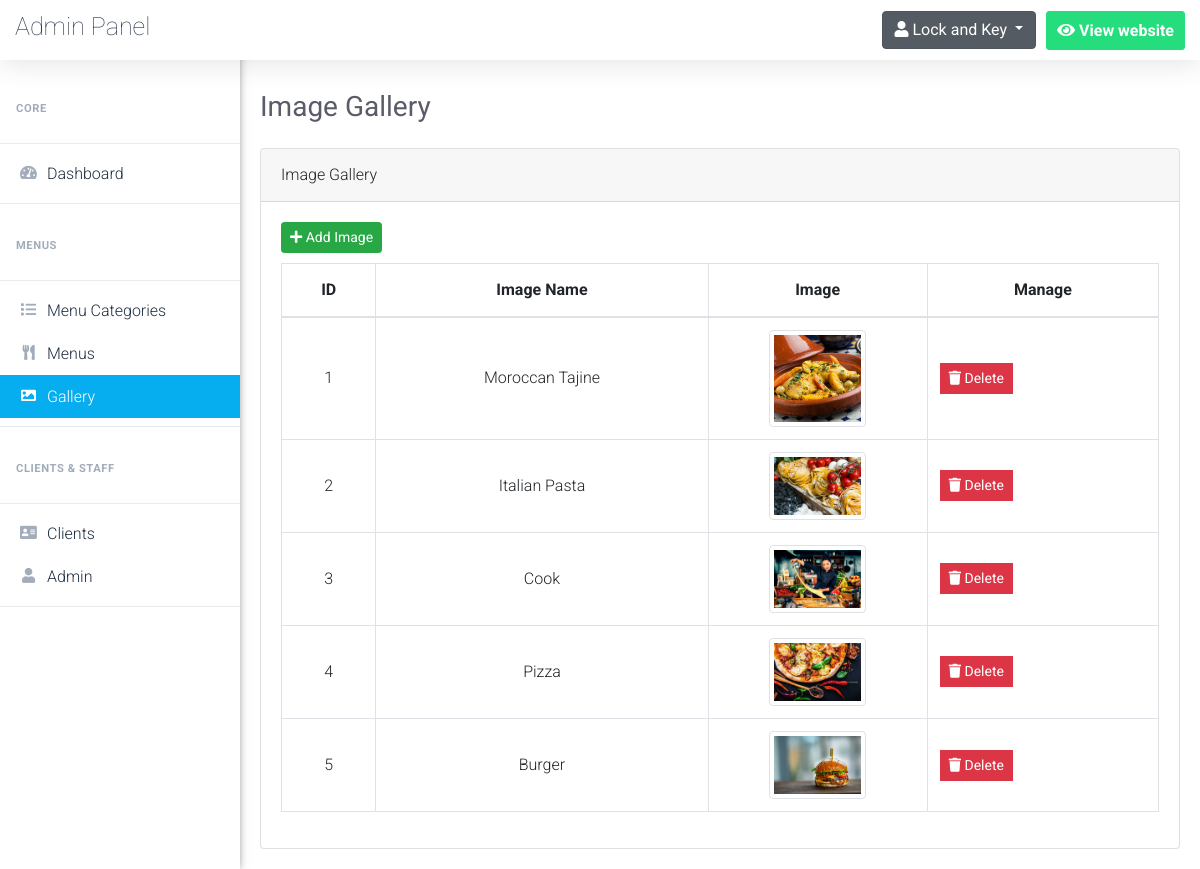
The page /admin/gallery.php (signed in) on the database as committed earlier.
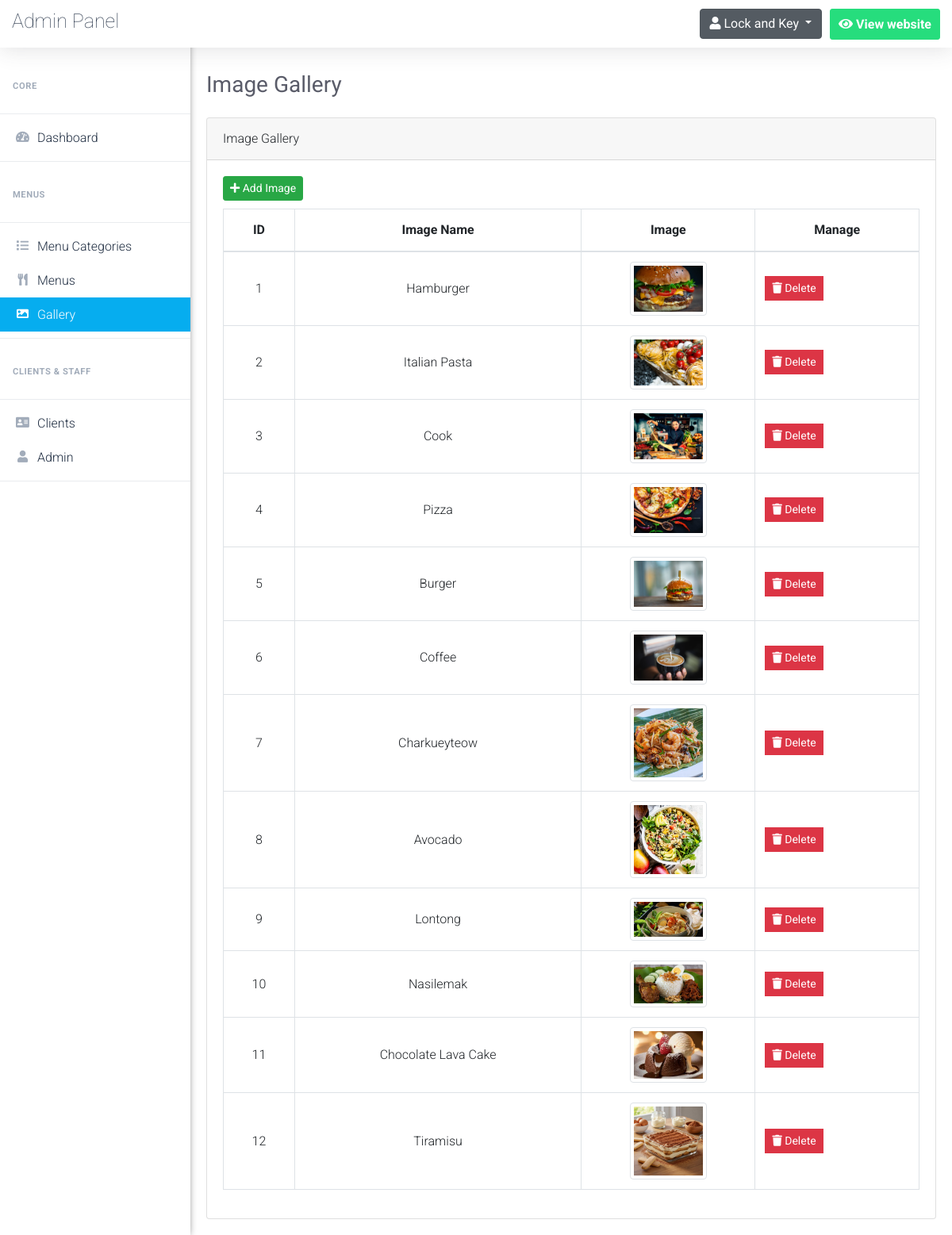
The same page on the database as committed later.
### tables this page shows
CREATE TABLE `image_gallery` (
  `image_id` int(2) NOT NULL,
  `image_name` varchar(30) NOT NULL,
  `image` varchar(255) NOT NULL
);

### admin/gallery.php (the view, shortened to what this page needs)
<?php
	$pageTitle = 'Image Gallery';
	if(isset($_SESSION['username_restaurant_qRewacvAqzA']) && isset($_SESSION['password_restaurant_qRewacvAqzA']))
	{
		include 'connect.php';
		include 'Includes/templates/header.php';
		include 'Includes/templates/navbar.php';
        ?>
        <?php
            $stmt = $con->prepare("SELECT * FROM image_gallery");
            $stmt->execute();
            $gallery = $stmt->fetchAll();
        ?>
        <div class="card">
            <div class="card-header">
                <?php echo $pageTitle; ?>
            </div>
            <div class="card-body">
                <button class="btn btn-success btn-sm" style="margin-bottom: 10px;" type="button" data-toggle="modal" data-target="#add_new_image" data-placement="top">
                    <i class="fa fa-plus"></i>
                    Add Image
                </button>
                <table class="table table-bordered gallery-table">
                    <thead>
                        <tr>
                            <th scope="col">ID</th>
                            <th scope="col">Image Name</th>
                            <th scope="col">Image</th>
                            <th scope="col">Manage</th>
                        </tr>
                    </thead>
                    <tbody>
                        <?php
                            foreach($gallery as $image)
                            {
                                echo "<tr>";
                                    echo "<td>";
                                        echo $image['image_id'];
                                    echo "</td>";
                                    echo "<td style = 'text-transform: capitalize'>";
                                        echo $image['image_name'];
                                    echo "</td>";
                                    $src = "./Uploads/images/".$image['image'];
                                    echo "<td style='width:25%!important'>";
                                        echo "<img src='".$src."' class='image_gallery img-fluid img-thumbnail' alt='".$image['image_name']."'>";
                                    echo "</td>";
                                    echo "<td>";
                                        $delete_data = "delete_".$image["image_id"];
                                        ?>
                                            <ul class="list-inline m-0">
                                                <li class="list-inline-item" data-toggle="tooltip" title="Delete">
                                                    <button class="btn btn-danger btn-sm rounded-0" type="button" data-toggle="modal" data-target="#<?php echo $delete_data; ?>" data-placement="top">
                                                        <i class="fa fa-trash"></i>
                                                        Delete
                                                    </button>
                                                </li>
                                            </ul>
                                        <?php
                                    echo "</td>";
                                echo "</tr>";
                            }
                        ?>
                    </tbody>
                </table>
            </div>
        </div>
        <?php
        include 'Includes/templates/footer.php';
    }
    else
    {
        header('Location: index.php');
        exit();
    }
?>

### admin/Includes/templates/header.php (shortened to what this page needs)
<!DOCTYPE html>
<html lang="en">
	<head>
		<link rel="stylesheet" type="text/css" href="Design/css/bootstrap.min.css">
		<link rel="stylesheet" type="text/css" href="Design/fonts/css/all.min.css">
		<link rel="stylesheet" type="text/css" href="Design/css/main.css">
	</head>
	<body>

### admin/Includes/templates/navbar.php (shortened to what this page needs)
<header class="headerMenu сlearfix sb-page-header">
    <div class="nav-header">
        <a class="navbar-brand" href="dashboard.php">
            Admin Panel
        </a>
    </div>
    <div class="nav-controls top-nav">
        <ul class="nav top-menu">
            <li id="user-btn" class="main-li dropdown" style="background:none;">
                <div class="dropdown show">
                    <a class="btn btn-secondary dropdown-toggle" href="#" role="button" id="dropdownMenuLink" data-toggle="dropdown" aria-haspopup="true" aria-expanded="false">
                        <i class="fa fa-user"></i>
                        <span class="username">Lock and Key</span>
                    </a>
                </div>
            </li>
            <li class="main-li webpage-btn">
                <a class="nav-item-button " href="../" target="_blank">
                    <i class="fas fa-eye"></i>
                    <span>View website</span>
                </a>
            </li>
        </ul>
    </div>
</header>
<aside class="vertical-menu" id="vertical-menu">
    <div>
        <ul class="menu-bar">
            <div class="sidenav-menu-heading">
                Core
            </div>
            <div class="dropdown-divider"></div>
            <li>
                <a href="dashboard.php" class="a-verMenu dashboard_link">
                    <i class="fas fa-tachometer-alt icon-ver"></i>
                    <span style="padding-left:6px;">Dashboard</span>
                </a>
            </li>
            <div class="dropdown-divider"></div>
            <div class="sidenav-menu-heading">
                Menus
            </div>
            <div class="dropdown-divider"></div>
            <li>
                <a href="menu_categories.php" class="a-verMenu menu_categories_link">
                    <i class="fas fa-list icon-ver"></i>
                    <span style="padding-left:6px;">Menu Categories</span>
                </a>
            </li>
            <li>
                <a href="menus.php" class="a-verMenu menus_link">
                    <i class="fas fa-utensils icon-ver"></i>
                    <span style="padding-left:6px;">Menus</span>
                </a>
            </li>
            <li>
                <a href="gallery.php" class="a-verMenu gallery_link">
                    <i class="far fa-image icon-ver"></i>
                    <span style="padding-left:6px;">Gallery</span>
                </a>
            </li>
            <div class="dropdown-divider"></div>
            <div class="sidenav-menu-heading">
                Clients & Staff
            </div>
            <div class="dropdown-divider"></div>
            <li>
                <a href="clients.php" class="a-verMenu clients_link">
                    <i class="far fa-address-card icon-ver"></i>
                    <span style="padding-left:6px;">Clients</span>
                </a>
            </li>
            <li>
                <a href="users.php" class="a-verMenu users_link">
                    <i class="far fa-user icon-ver"></i>
                    <span style="padding-left:6px;">Admin</span>
                </a>
            </li>
            <div class="dropdown-divider"></div>
        </ul>
    </div>
</aside>
<div id="content" style="margin-left:240px;">
    <section class="content-wrapper" style="width: 100%;padding: 70px 0 0;">
        <div class="inside-page" style="padding:20px">
            <div class="page_title_top" style="margin-bottom: 1.5rem!important;">
                <h1 style="color: #5a5c69!important;font-size: 1.75rem;font-weight: 400;line-height: 1.2;">
                    <?php echo $pageTitle; ?>
                </h1>
            </div>

### admin/Includes/templates/footer.php (shortened to what this page needs)
				</div>
			</section>
		</div>
	</body>
</html>

### admin/Design/css/main.css (style rules this page uses)
a, a:hover { text-decoration: none !important; }
ul { display: block; list-style: none; padding: 0; margin: 0; }
html { scroll-behavior: smooth; }
body { font-family: 'Roboto', sans-serif; font-size: 16px; line-height: 28px; font-weight: 300; }
.headerMenu { position: fixed; left: 0; right: 0; top: 0; display: -ms-flexbox; display: flex; -webkit-box-pack: justify; -ms-flex-pack: justify; justify-content: space-between; -webkit-box-align: center; -ms-flex-align: center; align-items: center; -ms-flex-wrap: wrap; flex-wrap: wrap; z-index: 1002; background: #fff; min-height: 60px; padding: 10px 15px; box-shadow: 0 .15rem 1.75rem 0 rgba(58,59,69,.15); }
.nav-item-button { padding: 10px; line-height: 1;display: block; border: 1px solid #f0f0f8; background-color: #fff; text-decoration: none; border-radius: 3px; color: #66686d; }
.navbar-brand { font-family: inherit; color: #323f52; height: inherit; padding: 0px; line-height: 0px; font-weight: lighter; font-size: 25px; }
.sidenav-menu-heading { padding: 1.25rem 1rem 0.75rem; font-size: 0.7rem; font-weight: bold; text-transform: uppercase; letter-spacing: 0.05em; color: #a2acba; }
.active_link { text-decoration: none; background: #06adef; color: #fff !important; }
.active_link i { color: #fff !important; }
.vertical-menu { width:240px; float: left; height: 100%; position: fixed; background: #fff; top: 0; bottom: 0; z-index: 300; -moz-box-shadow: -3px 0 10px 0 #555; -webkit-box-shadow: -3px 0 10px 0 #555; box-shadow: -3px 0 10px 0 #555; overflow-y: scroll; }
.vertical-menu .menu-bar { padding:0px; margin:0px; margin-top: 75px; position: relative; }
.a-verMenu { display: -webkit-box; display: flex; -webkit-box-align: center; align-items: center; line-height: normal; padding-top: 0.75rem; padding-bottom: 0.75rem; position: relative; color: #1f2d41; padding: 0.75rem 1rem; }
.icon-ver { width: 25px; height: 18px; text-align: center; font-size: 15px; background: none; margin: 0; padding: 0; color: #a2acba; font-weight: 900; display: block; }
.top-menu { display: -webkit-box; display: -ms-flexbox; display: flex; -ms-flex-wrap: wrap; flex-wrap: wrap; padding-left: 0; margin-bottom: 0; list-style: none; }
.webpage-btn .nav-item-button { font-weight: 700; color: #fff; background: #26dd7d; border: 1px solid #26dd7d; }
.top-nav .top-menu .main-li { float: left; margin-left: 10px; }
.list-inline { display: flex; }

### admin/gallery.php (style rules this page uses)
.gallery-table td, .gallery-table th { vertical-align: middle; text-align: center; }
.image_gallery { width: 50%; }

Rows that differ between the two databases and show on the page:
changed image_gallery id 1: image_name "Moroccan Tajine" → "Hamburger"; image+image_name: a different picture
added image_gallery: image_id "6", image_name "Coffee", image+image_name (picture)
added image_gallery: image_id "7", image_name "Charkueyteow", image+image_name (picture)
added image_gallery: image_id "8", image_name "Avocado", image+image_name (picture)
added image_gallery: image_id "9", image_name "Lontong", image+image_name (picture)
added image_gallery: image_id "10", image_name "Nasilemak", image+image_name (picture)
added image_gallery: image_id "11", image_name "Chocolate Lava Cake", image (picture)
added image_gallery: image_id "12", image_name "Tiramisu", image+image_name (picture)
